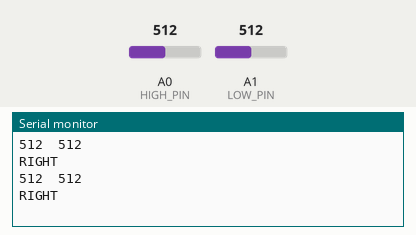
Recording of a sketch running on a simulated Arduino Uno, built with avr-gcc and run on an emulated ATmega328P. Parts: the last lines printed to the serial monitor. The test bench sets the inputs (shaded band); at power-on: A1 (LOW_PIN) = 512, A0 (HIGH_PIN) = 512.

Above: at 1.2 s.
1.3 s: A1 (LOW_PIN) set to 584
At 1.82 s:
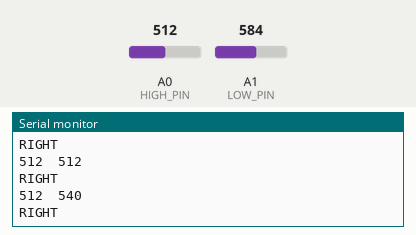
2.8 s: A1 (LOW_PIN) set to 607
At 3.83 s:
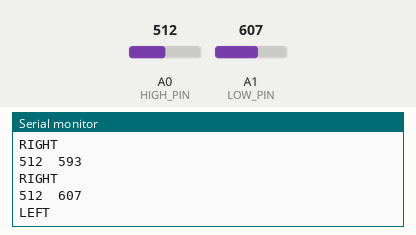
Timing chart, 0 to 5.8 s (numbered marks = the images above; inputs shaded):
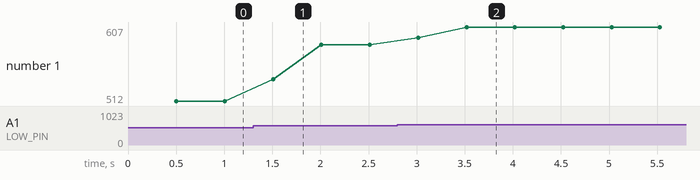

The sketch:

Sound_Sensor.ino
```cpp
#include <MeMCore.h>

#define LOW_PIN A1
#define HIGH_PIN A0

void setup() {
  Serial.begin(9600);
}

void loop() {
  int highVal=0, lowVal =0;
  for(int i=0; i<10; i++){
    lowVal += analogRead(LOW_PIN);
    highVal += analogRead(HIGH_PIN);
    delay(50);
  }
  lowVal /= 10;
  highVal /= 10;
  Serial.print(highVal);
  Serial.print("\t");
  Serial.println(lowVal);
  if ( lowVal >= 600 ) { // for low freq
    Serial.println("LEFT");
  }else if( highVal >= 100){ // for high freq
    Serial.println("RIGHT");
  }
  else { //no sound signal detected
    Serial.println("DANK");
  }
}
```

Measured:
- the behaviour switches between 599 and 600 on A1 (LOW_PIN) (found by bisection; images 1 and 2)
- after the input at 1.3 s, the serial monitor: prints a new line after 0.21 s (image 1)
- after the input at 2.8 s, the serial monitor: prints a new line after 0.22 s (image 2)
- plotted number 1: 512 → 584 after the input at 1.3 s, 584 → 607 after the input at 2.8 s
